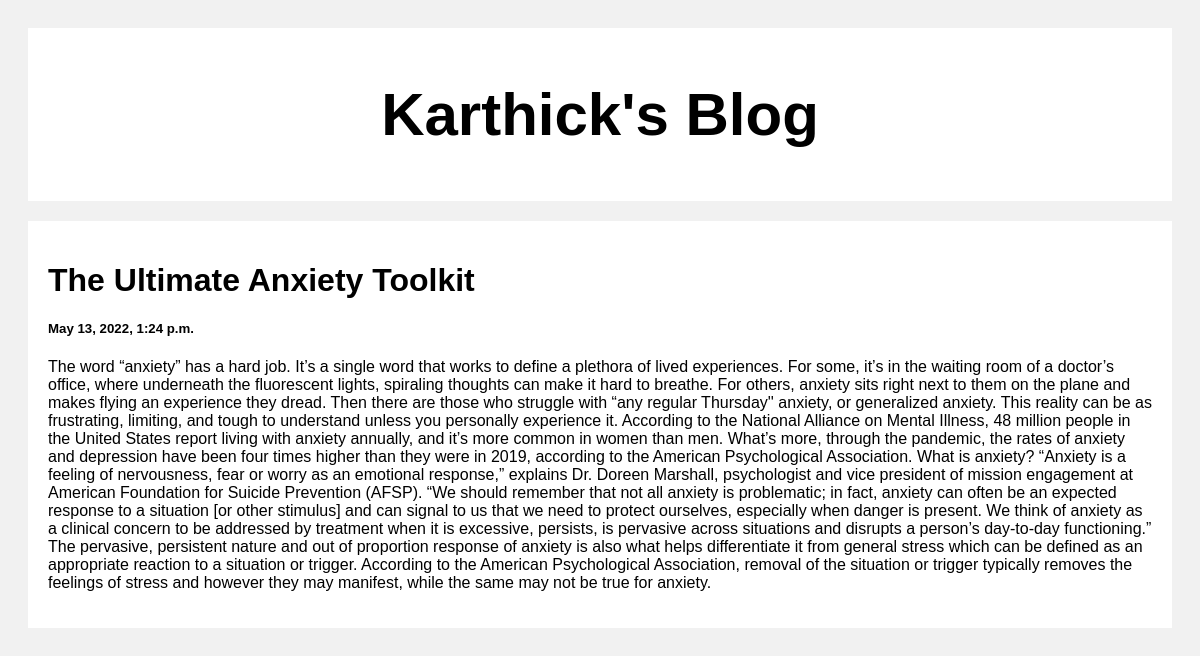
The app's page /post/4 with its own data.
### posts/models.py (models this page shows)
class Post(models.Model):
    title = models.CharField(max_length=100)
    body = models.CharField(max_length=10000000)
    created_at = models.DateTimeField(default=datetime.now, blank=True)

### posts/views.py (the view)
# urls.py: path('post/<str:pk>', views.post, name='post')
def post(request, pk):
    posts = Post.objects.get(id=pk)
    return render(request, 'posts.html', {'posts': posts})

### templates/posts.html (shortened to what this page needs)
<!DOCTYPE html>
<html>
<head>
</head>
<body>
    <div class="header">
        <h2>Karthick's Blog</h2>
    </div>
    <div class="row">
        <div class="leftcolumn">
                <div class="card">
                    <h1>{{posts.title}}</h1>
                    <h5>{{posts.created_at}}</h5>
                    <p>{{posts.body}}</p>
                </div>
        </div>
    </div>
</body>
</html>

### templates/posts.html (style rules this page uses)
* { box-sizing: border-box; }
body { font-family: Arial; padding: 20px; background: #f1f1f1; }
.header { padding: 2px; font-size: 40px; text-align: center; background: white; }
.leftcolumn { float: left; width: 100%; }
.card { background-color: white; padding: 20px; margin-top: 20px; }
.row:after { content: ""; display: table; clear: both; }

### records on screen
Post: title "The Ultimate Anxiety Toolkit", created_at "May 13, 2022, 1:24 p.m.", body "The word “anxiety” has a hard job. It’s a single word that works to define a plethora of lived experiences. For some, it’s in the waiting room of a doctor’s office, where underneath the fluorescent lights, spiraling thoughts can make it hard to breathe. For others, anxiety sits right next to them on the plane and makes flying an experience they dread. Then there are those who struggle with “any regular Thursday'' anxiety, or generalized anxiety. This reality can be as frustrating, limiting, and tough to understand unless you personally experience it. According to the National Alliance on Mental Illness, 48 million people in the United States report living with anxiety annually, and it’s…"
